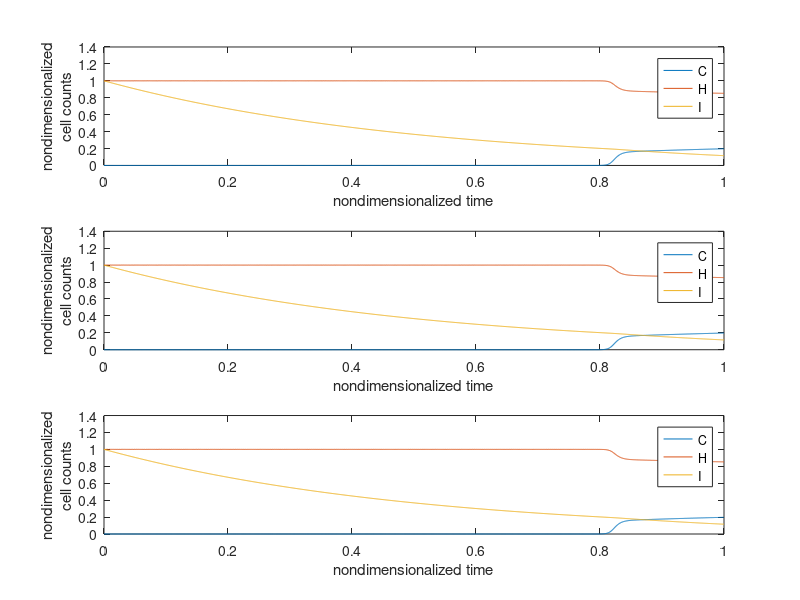

MATLAB code for this plot:
%parameters
r = 100;

b = 1000*r;
a = 0.5*b;
c = 0.5*b;
e = 1000;
d = 5*e;
f = 2;
g = 4.6/r;
h = 1.6/r;
k = 1.5/r;
l = 0.01/r;

figure;
T = 1;
i = 1;
while i <= 3

    K1 = a*T^4.76;
    K2 = b*T^4.76;
    I0 = c*T^4.76;
    r1 = d/T;
    r2 = e/T;
    r3 = f/T;
    n1 = g/T^5.76;
    n2 = h/T^5.76;
    n3 = k/T^5.76;
    n4 = l/T^5.76;

    %----omit the following for original ode equation----
    r10=r1*T;
    r20=r2*T;
    r30=r3*T;
    n10=n1*K2*T;
    n20=n2*I0*T;
    n30=n3*K1*T;
    n40=n4*K1*T;
    %----------------------------------------------------

    %nondimensionalized equations system
    func = @(t,y) [r10*y(1)*(1-y(1)) - n10*y(1)*y(2)- n20*y(1)*y(3)
        r20*y(2)*(1-y(2)) - n30*y(1)*y(2)
        -r30*y(3)-n40*y(1)*y(3)];
    tf = 1;
    y0 = [0.0001 0.9999 1];



    %---use the following instead for original ode equation----
    %func = @(t,y) [r1*y(1)*(1-y(1)/K1) - n1*y(1)*y(2)- n2*y(1)*y(3)
    %    r2*y(2)*(1-y(2)/K2) - n3*y(1)*y(2)
    %    -r3*y(3)-n4*y(1)*y(3)];
   
    %tf = T;
    %y0 = [0.0001*K1 0.9999*K2 I0];
    %----------------------------------------------------------

    opts=odeset('NormControl','on');

    [t,y] = ode45(func, [0 tf], y0,opts);

    subplot(3,1,i);
    plot(t,y);
    legend('C','H','I');
    xlabel('nondimensionalized time');
    ylabel({'nondimensionalized'; 'cell counts'});

    %also please change labels accordingly if using original ode equations

    T = T*10;
    i = i+ 1;
    
end